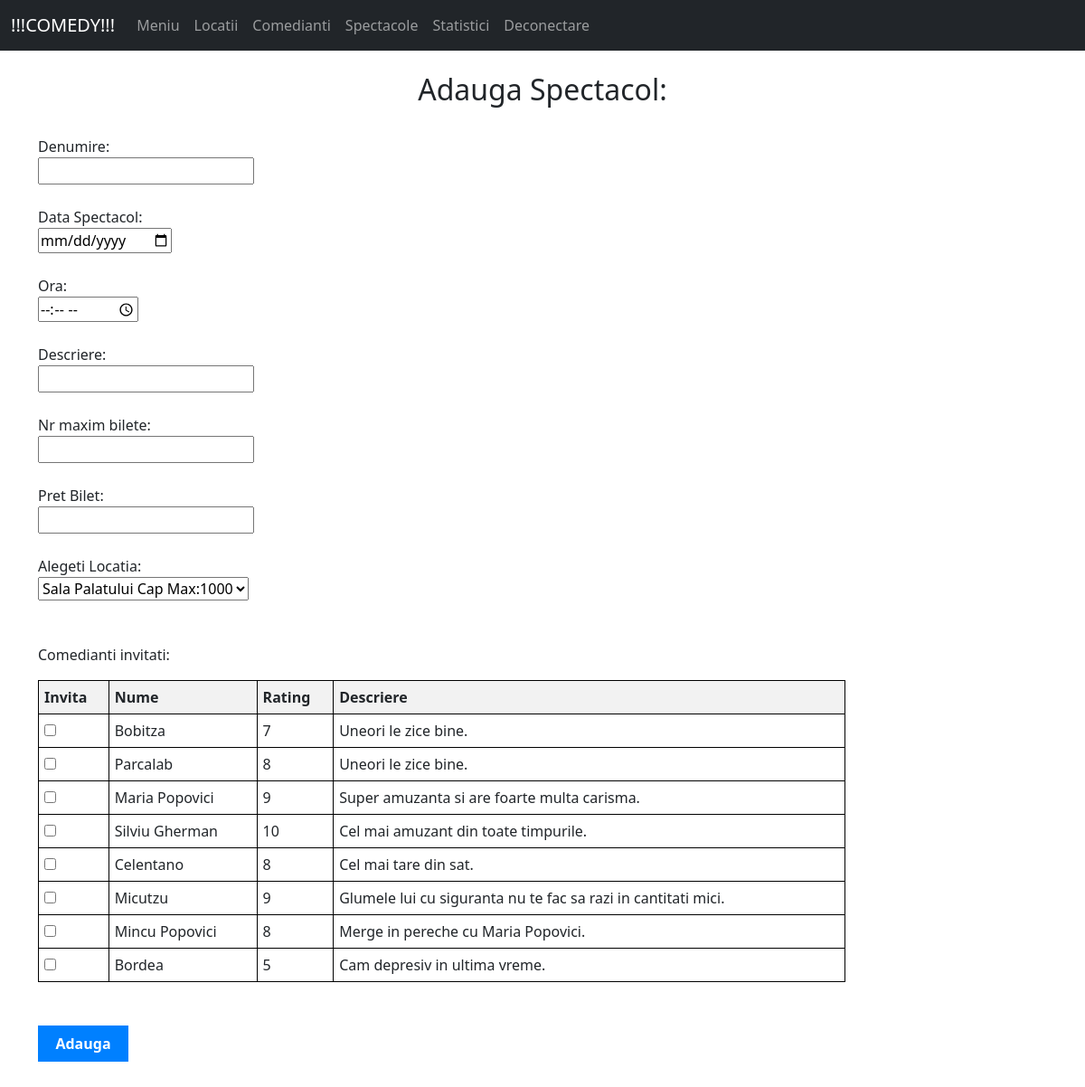
Page /profil_admin/spectacole/adauga_spectacol (signed in) on the committed database.
### tables this page shows
CREATE TABLE Comediant(
            ID_comediant INTEGER PRIMARY KEY AUTOINCREMENT,
            nume VARCHAR(40),
            telefon VARCHAR(15),
            mail VARCHAR(50),
            
            descriere_comediant VARCHAR(150),
            rating INT
          );

### app.py (the view, shortened to what this page needs)
@app.route('/profil_admin/spectacole/adauga_spectacol', methods=['GET', 'POST'])
def adauga_spectacol():
    if (session["logat"] != 1):
        return redirect('/')
    conn = sqlite3.connect('database.db')
    cursor = conn.cursor()
    cursor.execute("SELECT * FROM Comediant")
    comedianti=cursor.fetchall()
    cursor.execute("SELECT * FROM Locatie")
    locatii=cursor.fetchall()
    return render_template("adauga_spectacol.html",comedianti=comedianti,locatii=locatii)

### templates/adauga_spectacol.html (shortened to what this page needs)
{% extends 'base_admin.html' %}
{% block content %}
<center>
<h2>Adauga Spectacol:</h2>
</center>
<br>
<form method = "POST" action="#">
    <label for = "nume_spectacol">Denumire:</label><br>
    <input type = "text" name = "nume_spectacol" required><br>
    <br>
    <label for = "data_spec">Data Spectacol:</label><br>
    <input type = "date" min="2024-01-01" name = "data_spec" required><br>
    <br>
    <label for = "ora">Ora:</label><br>
    <input type ="time"  name = "ora" required ><br>
    <br>
    <label for = "descriere_spec">Descriere:</label><br>
    <input type = "text" name="descriere_spec" required><br>
    <br>
    <label for = "bilete_max">Nr maxim bilete:</label><br>
    <input type = "number" min="1" name="bilete_max" required><br>
    <br>
    <label for = "pret_bilet">Pret Bilet:</label><br>
    <input type = "number" min="1" name="pret_bilet" required><br>
    <br>
    <label for="locatie">Alegeti Locatia:</label>
    <br>
    <select name="locatie" >
        {% for loc in locatii %}
        <option value="{{ loc[0] }}">{{ loc[1] }} Cap Max:{{ loc[3] }}</option>
        {% endfor %}
    </select>
    <br><br><br>
    <p> Comedianti invitati:</p>
    <table>
        <thead>
            <tr>
                <th>Invita</th>
                <th>Nume</th>
                <th>Rating</th>
                <th>Descriere</th>
            </tr>
        </thead>
        <tbody>
    {% for com in comedianti %}
    <tr>
        <td>
            <input type="checkbox"  name="com{{ com[0] }}">
        </td>
        <td>
            <label for="com{{ com[0] }}"> {{ com[1] }}</label><br>
        </td>
        <td>
            {{ com[5] }}
        </td>
        <td>
            {{ com[4] }}
        </td>
    </tr>
    {% endfor %}
    </tbody>
    </table>
    <br>
    <br>
    <button type="submit"><b>Adauga</b></button><br>
</form>
    <br>
    <br>
    <br>
    <br>
{% endblock %}

### templates/adauga_spectacol.html (style rules this page uses)
button { width: 100px; height: 40px; background-color: rgb(0, 128, 255); color: #ffffff; border: none; text-align: center; text-decoration: none; display: inline-block; font-size: 16px; transition: background-color 0.3s; }
table { border-collapse: collapse; width: 80%; }
th, td { border: 1px solid black; padding: 6px; text-align: left; }
th { background-color: #f2f2f2; }

### rows in the picture
Comediant: nume "Bobitza", rating "7", descriere_comediant "Uneori le zice bine."
Comediant: nume "Parcalab", rating "8", descriere_comediant "Uneori le zice bine."
Comediant: nume "Maria Popovici", rating "9", descriere_comediant "Super amuzanta si are foarte multa carisma."
Comediant: nume "Silviu Gherman", rating "10", descriere_comediant "Cel mai amuzant din toate timpurile."
Comediant: nume "Celentano", rating "8", descriere_comediant "Cel mai tare din sat."
Comediant: nume "Micutzu", rating "9", descriere_comediant "Glumele lui cu siguranta nu te fac sa razi in cantitati mici."
Comediant: nume "Mincu Popovici", rating "8", descriere_comediant "Merge in pereche cu Maria Popovici."
Comediant: nume "Bordea", rating "5", descriere_comediant "Cam depresiv in ultima vreme."

### other values in the picture
form field locatie "Sala Palatului Cap Max:1000"
